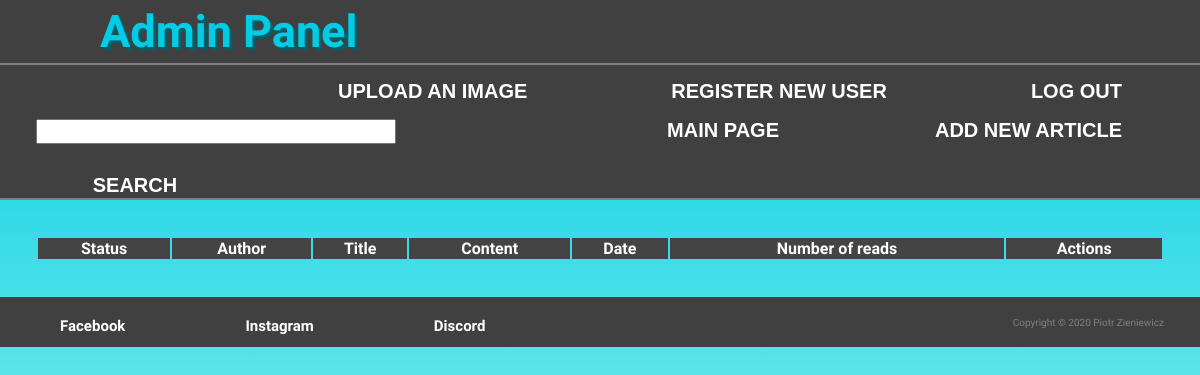
Before: /admin.php (signed in) with the older database file.
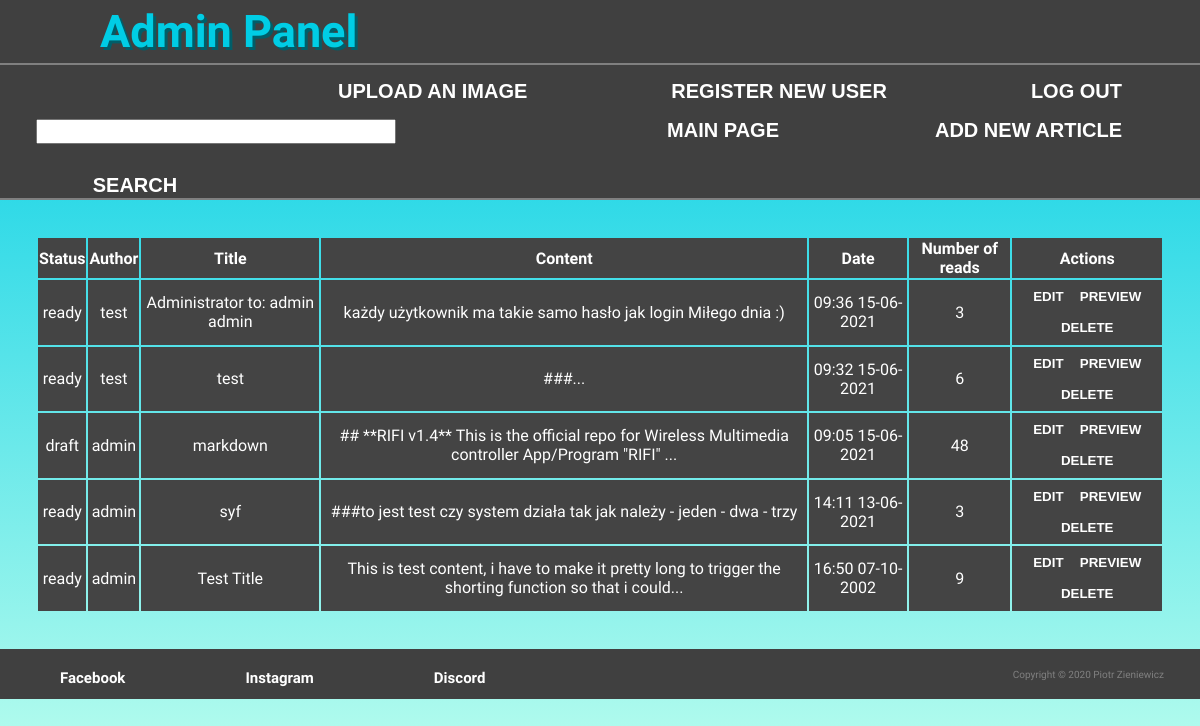
After: the same page with the newer database file.
### tables this page shows
CREATE TABLE `vqa_articles` (
  `id` int(11) NOT NULL,
  `status` text NOT NULL,
  `date` int(11) NOT NULL,
  `title` text NOT NULL,
  `content` text NOT NULL,
  `author` int(11) NOT NULL,
  `readCount` int(11) NOT NULL DEFAULT 0
);

CREATE TABLE `vqa_accounts` (
  `id` int(11) NOT NULL,
  `login` text NOT NULL,
  `hash` text NOT NULL
);

### conf.php (called while the page is built, shortened)
<?php
	$dbprefix="vqa_";
?>

### functions.php (called while the page is built)
<?php
    function substrwords($text, $maxchar, $end='...') {
        if (mb_strlen($text) > $maxchar || $text == '') {
            $words = preg_split('/\s/', $text);
            $output = '';
            $i      = 0;
            while (1) {
                $length = mb_strlen($output)+mb_strlen($words[$i]);
                if ($length > $maxchar) {
                    break;
                }
                else {
                    $output .= " " . $words[$i];
                    ++$i;
                }
            }
            $output .= $end;
        }
        else {
            $output = $text;
        }
        return $output;
    }
?>

### admin.php (the view, shortened to what this page needs)
<!doctype html>
<html lang=pl>
	<head>
		<link rel="stylesheet" href="styl.css">
	</head>
	<body>
        <header class="top">
            <h1 class="title" onclick="window.location.href='index.php'">Admin Panel</h1>
        </header>
        <nav class="navbar" style="min-height: 100px;">
            <button class='nav-selections' style="margin: 0 6%;" onclick="window.location.href='logout.php';">Log out</button>
        <?php
            if($_SESSION["login"]=="1"){
                echo "<button class='nav-selections' style='margin: 0 5%;' onclick="."window.location.href='register.php';".">Register new user</button>";
            }
        ?>
            <button class='nav-selections' style="margin: 0 6%;" onclick="window.location.href='upload.php';">Upload an image</button>
            <button class='nav-selections' style="margin: 0 6%;" onclick="window.location.href='add.php';">Add new article</button>
            <button class='nav-selections' style="margin: 0 6%;" onclick="window.location.href='index.php';">Main page</button>
        <form action="admin.php" method="get">
            <?php
            if(isset($_GET["searchQuery"])){
                $search=$_GET["searchQuery"];
                echo "<input type='text' name='searchQuery' class='searchQuery' value='$search'>";
            }else{
                echo "<input type='text' name='searchQuery' class='searchQuery'>";
            }
            ?>
            <button type="submit" class="searchButton">search</button>
        </form>
        </nav>
        <?php
            require_once("conf.php");
            require_once("functions.php");
            $link=mysqli_connect($dbhost, $dbuser, $dbpass, $dbname);
            mysqli_query($link, "SET NAMES UTF8");
            if(isset($search)){
                $result=mysqli_query($link, "SELECT ".$dbprefix."articles.*, login FROM ".$dbprefix."articles, ".$dbprefix."accounts WHERE author=".$dbprefix."accounts.id AND (content LIKE '%$search%' OR title LIKE '%$search%') ORDER BY date DESC");
            }else{
                $result=mysqli_query($link, "SELECT ".$dbprefix."articles.*, login FROM ".$dbprefix."articles, ".$dbprefix."accounts WHERE author=".$dbprefix."accounts.id ORDER BY date DESC");
            }
            if($result){
                echo "<table class='adminTable'><thead><tr>";
                echo "<th>Status</th>";
                echo "<th>Author</th>";
                echo "<th>Title</th>";
                echo "<th>Content</th>";
                echo "<th>Date</th>";
                echo "<th>Number of reads</th>";
                echo "<th>Actions</th>";
                echo "</tr></thead><tbody>";
                while($row=mysqli_fetch_assoc($result)){
                    $id=$row["id"];
                    $title=$row["title"];
                    $content=substrwords($row["content"], 100);
                    $date=date("H:i d-m-Y", $row["date"]);
                    $status=$row["status"];
                    $author=$row["login"];
                    $reads=$row["readCount"];
                    echo "<tr>";
                    echo "<td>$status</td>";
                    echo "<td>$author</td>";
                    echo "<td>$title</td>";
                    echo "<td>$content</td>";
                    echo "<td>$date</td>";
                    echo "<td>$reads</td>";
                    echo "<td><button class='tableButton' onclick="."window.location.href='edit.php?id=$id'".";>Edit</button>";
                    echo "<button class='tableButton' onclick="."window.location.href='article.php?id=$id'".";>Preview</button>";
                    echo "<button class='tableButton' onclick="."window.location.href='delete.php?id=$id'".";>Delete</button></td>";
                    echo "</tr>";
                }
                echo "</tbody></table>";
            }
        ?>
        <footer>
            <div class="footer-selection">Facebook</div>
            <div class="footer-selection">Instagram</div>
            <div class="footer-selection">Discord</div>
            <div class="copyright">Copyright © 2020 Piotr Zieniewicz</div>
        </footer>
	</body>
</html>

### styl.css (style rules this page uses)
body { width: 100%; min-height: 200px; background-image: linear-gradient(#00CDE5,#c0ffee); background-repeat: no-repeat; background-attachment: fixed; background-size: cover; margin: 0px; font-family: 'Anonymous Pro'; }
body:after { content: "."; display: block; height: 0; clear: both; visibility: hidden; }
.top { width: 100%; min-height: 56px; background-color: #404040; border-bottom: 2px solid grey; box-sizing: border-box; padding: 5px 0px 5px 100px; }
.title { min-width: 100px; color: #00CDE5; text-shadow: 3px 3px #005E69; font-size: 45px; margin: 0; }
.navbar { width: 100%; min-height: 50px; position: sticky; position: -webkit-sticky; top: 0; background-color: #404040; border-bottom: 2px solid grey; }
.searchQuery { height: 25px; width: 30%; margin: 15px 3%; box-sizing: border-box; }
.searchButton { text-transform: uppercase; text-decoration: none; font-weight: bold; display: inline-block; color: white; padding-top: 15px; margin: 0% 7.23%; transition: 0.5s; font-size: 20px; box-sizing: border-box; background: none; border: 0; }
.nav-selections { text-transform: uppercase; text-decoration: none; font-weight: bold; display: inline-block; color: white; padding-top: 15px; float: right; margin: 0% 7.23%; transition: 0.5s; font-size: 20px; box-sizing: border-box; background: none; border: 0; }
table { width: 94%; margin: 3%; }
th, td { background-color: #444; color: white; text-align: center; }
.tableButton { text-transform: uppercase; text-decoration: none; font-weight: bold; display: inline-block; color: white; padding: 0.5em; margin: 1%; transition: 0.5s; box-sizing: border-box; background: #444; border: 0; }
footer { width: 100%; min-height: 50px; margin-top: 3%; box-sizing: border-box; padding-top: 10px; padding-bottom: 10px; background-color: #404040; clear: both; }
.footer-selection { font-size: 15px; float: left; color: white; transition: 0.5s; margin: 0 5%; font-weight: bold; padding-top: 10px; }
.copyright { color: grey; float: right; margin: 0 3%; font-weight: italic; font-size: 10px; padding-top: 10px; }

Changed rows visible on the page:
added vqa_articles: status "ready", vqa_accounts.login "test", title "Administrator to: admin admin", content "każdy użytkownik ma takie samo hasło jak login Miłego dnia :)", date "09:36 15-06-2021", readCount "3"
added vqa_articles: status "ready", vqa_accounts.login "test", title "test", content "###...", date "09:32 15-06-2021", readCount "6"
added vqa_articles: status "draft", vqa_accounts.login "admin", title "markdown", content "## **RIFI v1.4** This is the official repo for Wireless Multimedia controller App/Program \"RIFI\" ...", date "09:05 15-06-2021", readCount "48"
added vqa_articles: status "ready", vqa_accounts.login "admin", title "syf", content "###to jest test czy system działa tak jak należy - jeden - dwa - trzy", date "14:11 13-06-2021", readCount "3"
now on this page (row edited): vqa_articles: status "ready", vqa_accounts.login "admin", title "Test Title", content "This is test content, i have to make it pretty long to trigger the shorting function so that i could...", date "16:50 07-10-2002", readCount "9"
